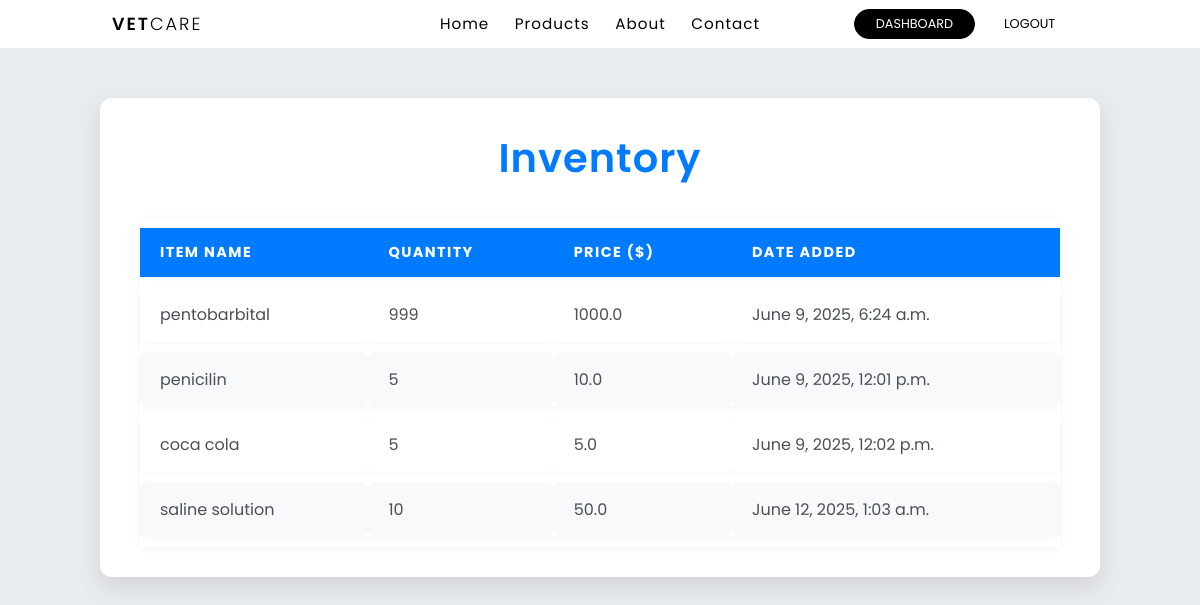
Screenshot of /inventory/ with the database file from the repository.
### inventory/models.py (models this page shows, shortened)
class inventoryItem(models.Model):
    name=models.CharField(max_length=225)
    quantity=models.IntegerField()
    price=models.FloatField(default=0)
    category=models.ForeignKey('category',on_delete=models.SET_NULL,blank=True,null=True)
    date=models.DateTimeField(auto_now=True)
    user=models.CharField(max_length=225,default='admin')

### inventory/views.py (the view)
# urls.py: path('inventory/', inventory.as_view(), name='inventory'),
class inventory(View):
    def get(self, request):
        items = inventoryItem.objects.all()
        return render(request,'inventory/inventory_page.html',{'items':items})

### inventory/templates/inventory/inventory_page.html (shortened to what this page needs)
{% load static %}
<!DOCTYPE html>
<html lang="en">
<head>
    <link rel="stylesheet" href="{% static 'index.css' %}" />
    <link rel="stylesheet" href="{% static 'inventory.css' %}" />
</head>
<body>
    <header>
        <div class="container-nav">
            <div class="logo-container">
                <h3 class="logo">Vet<span>Care</span></h3>
            </div>
            <div class="nav-btn">
                <div class="nav-links">
                    <ul>
                        <li class="nav-link" style="--i: .6s">
                            <a href="{% url 'index' %}">Home</a>
                        </li>
                        <li class="nav-link" style="--i: .85s">
                            <a href="#">Products</a>
                        </li>
                        <li class="nav-link" style="--i: 1.1s">
                            <a href="#">About</a>
                        </li>
                        <li class="nav-link" style="--i: 1.35s">
                            <a href="#">Contact</a>
                        </li>
                    </ul>
                </div>
                <div class="log-sign" style="--i: 1.8s">
                    <a href="{% url 'dashboard' %}" class="btn solid">Dashboard</a>
                    <a href="{% url 'logout' %}" class="btn transparent">Logout</a>
                </div>
            </div>
        </div>
    </header>
    <main class="inventory-container">
        <h1>Inventory</h1>
        {% if items %}
        <table class="inventory-table">
            <thead>
                <tr>
                    <th>Item Name</th>
                    <th>Quantity</th>
                    <th>Price ($)</th>
                    <th>Date Added</th>
                </tr>
            </thead>
            <tbody>
                {% for item in items %}
                <tr>
                    <td data-label="Item Name">{{ item.name }}</td>
                    <td data-label="Quantity">{{ item.quantity }}</td>
                    <td data-label="Price">{{ item.price }}</td>
                    <td data-label="Date Added">{{ item.date|default:"No description." }}</td>
                </tr>
                {% endfor %}
            </tbody>
        </table>
        {% else %}
        <p style="text-align:center; font-style: italic; color: #666;">No items in inventory.</p>
        {% endif %}
    </main>
</body>
</html>

### inventory/static/index.css (style rules this page uses)
* { padding: 0; margin: 0; box-sizing: border-box; }
body { font-family: 'Nunito'; }
ul { list-style: none; }
a { text-decoration: none; }
header { position: sticky; top: 0px; background-color: #fff; width: 100%; z-index: 1000; }
.container-nav { max-width: 65rem; padding: 0 2rem; margin: 0 auto; display: flex; position: relative; }
.logo-container { flex: 1; display: flex; align-items: center; }
.nav-btn { flex: 3; display: flex; }
.nav-links { flex: 2; }
.log-sign { display: flex; justify-content: center; align-items: center; flex: 1; }
.logo { color: #000; font-size: 1.1rem; font-weight: 600; letter-spacing: 2px; text-transform: uppercase; line-height: 3rem; }
.logo span { font-weight: 300; }
.btn { display: inline-block; padding: .5rem 1.3rem; font-size: .8rem; border: 2px solid #fff; border-radius: 2rem; line-height: 1; margin: 0 .2rem; transition: .3s; text-transform: uppercase; }
.btn.solid, .btn.transparent:hover { background-color: #000; color: #fff; border: 1px solid #000; }
.btn.transparent, .btn.solid:hover { background-color: transparent; color: #000; }
.nav-links > ul { display: flex; justify-content: center; align-items: center; }
.nav-link { position: relative; }
.nav-link > a { line-height: 3rem; color: #000; padding: 0 .8rem; letter-spacing: 1px; font-size: .95rem; display: flex; align-items: center; justify-content: space-between; transition: .5s; }

### inventory/static/inventory.css (style rules this page uses)
body { background: #e9ecef; font-family: 'Poppins', sans-serif; color: #343a40; margin: 0; padding: 0; }
.inventory-container { max-width: 1000px; margin: 50px auto; padding: 30px 40px; background: #ffffff; border-radius: 12px; box-shadow: 0 10px 25px rgba(0, 0, 0, 0.1); transition: box-shadow 0.3s ease-in-out; }
.inventory-container h1 { text-align: center; font-weight: 600; font-size: 2.5rem; color: #007bff; margin-bottom: 30px; letter-spacing: 1px; }
.inventory-table { width: 100%; border-collapse: separate; border-spacing: 0 10px; box-shadow: 0 2px 8px rgba(0,0,0,0.05); }
.inventory-table thead tr { background-color: #007bff; color: #fff; text-transform: uppercase; letter-spacing: 0.1em; font-size: 0.9rem; border-radius: 8px; }
.inventory-table thead th { padding: 14px 20px; border: none; text-align: left; }
.inventory-table tbody tr { background-color: #f8f9fa; transition: background-color 0.25s ease; cursor: default; border-radius: 10px; box-shadow: 0 2px 6px rgba(0,0,0,0.03); }
.inventory-table tbody td { padding: 15px 20px; border: none; vertical-align: middle; font-size: 1rem; color: #495057; border-radius: 8px; }
.inventory-table tbody tr:nth-child(odd) { background-color: #ffffff; }

### rows the page displays
inventoryItem: name "pentobarbital", quantity "999", price "1000.0", date "June 9, 2025, 6:24 a.m."
inventoryItem: name "penicilin", quantity "5", price "10.0", date "June 9, 2025, 12:01 p.m."
inventoryItem: name "coca cola", quantity "5", price "5.0", date "June 9, 2025, 12:02 p.m."
inventoryItem: name "saline solution", quantity "10", price "50.0", date "June 12, 2025, 1:03 a.m."
